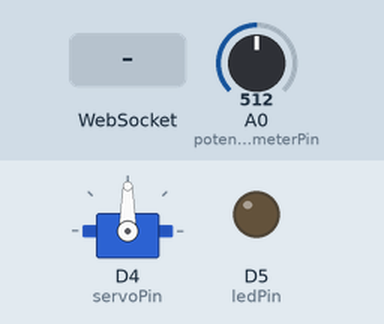
A sketch run on a simulated ESP8266 (NodeMCU). Shown: servo, output pins drawn as LEDs (lit = HIGH). The inputs (shaded band) are chosen by the test bench; at power-on: A0 (potentiometerPin) = 512. WiFi joins after 1.5 s; servers stay silent unless stated; what the sketch prints to the serial monitor is not drawn.

Above: at 2.7 s.
2.8 s: WebSocket text "ANGLE:" received
At 3.4 s:
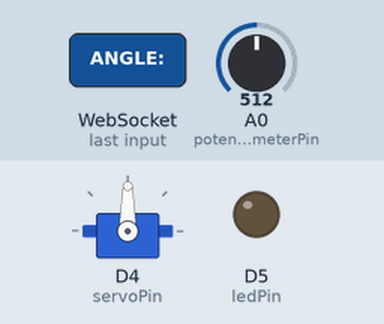
4.3 s: A0 (potentiometerPin) set to 716
At 5.5 s:
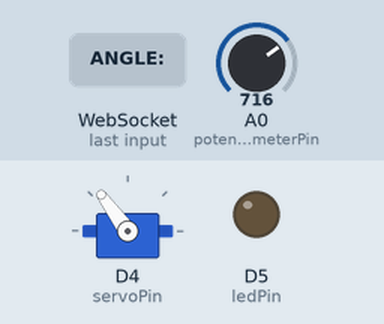
5.8 s: WebSocket text "LED_ON" received
At 7.0 s:
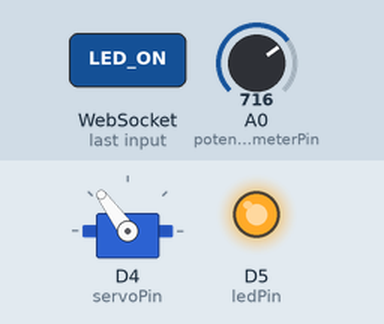
7.3 s: A0 (potentiometerPin) set to 900
At 8.5 s:
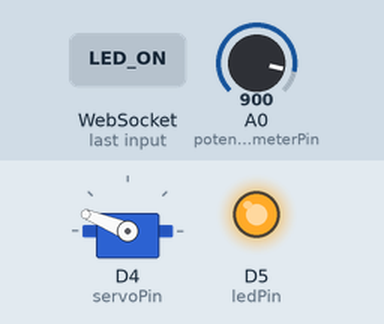
8.8 s: WebSocket text "LED_OFF" received
At 9.5 s:
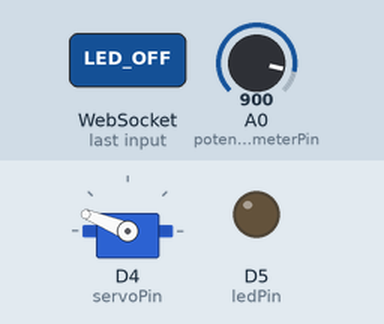
10.3 s: A0 (potentiometerPin) set to 1023
At 11.1 s:
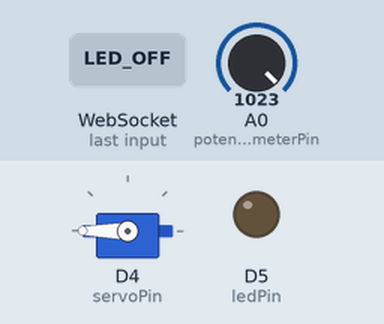
Timing chart, 0 to 12.8 s (numbered marks = the images above; inputs shaded):
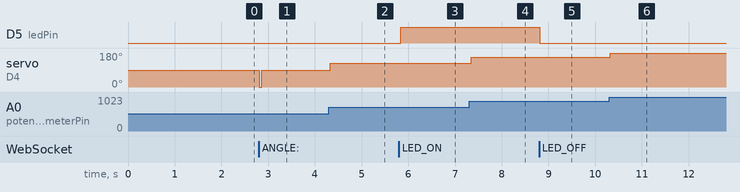

The sketch:

ESP32_Multiple_Sliders_Web_Server.ino
```cpp
#include <ESP8266WiFi.h>
#include <WebSocketsServer.h>
#include <Servo.h>

// Informations de connexion Wi-Fi
const char* ssid = ""; //PoleDeVinci_IFT
const char* password = "";  //*c.r4UV@VfPn_0

// Initialisation du serveur WebSocket et du servomoteur
WebSocketsServer webSocket = WebSocketsServer(80);  // Crée un serveur WebSocket qui écoute sur le port 80
Servo servo;                                        // Crée un objet servomoteur pour contrôler un servomoteur
const int servoPin = D4;                            // Définit la broche à laquelle le servomoteur est connecté
const int potentiometerPin = A0;                    // Définit la broche analogique à laquelle le potentiomètre est connecté (je ne pense pas l'utiliser)
const int ledPin = D5;                              // Broche à laquelle la LED est connectée
int currentAngle = 90;                              // Angle initial du servomoteur

void setup() {
  Serial.begin(115200);        // Initialise la communication série à un débit de 115200 bauds pour le débogage
  WiFi.begin(ssid, password);  // Connecte l'ESP8266 au réseau Wi-Fi spécifié
  // Boucle jusqu'à ce que l'ESP8266 soit connecté au Wi-Fi
  while (WiFi.status() != WL_CONNECTED) {
    delay(500);         // Attend 500ms entre chaque tentative de connexion
    Serial.print(".");  // Affiche un point pour indiquer la tentative de connexion
  }
  Serial.println("\nConnected to WiFi");  // Affiche un message une fois connecté au Wi-Fi
  Serial.print("IP address: ");
  Serial.println(WiFi.localIP());  // Affiche l'adresse IP obtenue par l'ESP8266

  // Configuration du servomoteur
  servo.attach(servoPin);     // Attache le servomoteur à la broche spécifiée (D4)
  servo.write(currentAngle);  // Positionne le servomoteur à l'angle initial de 90 degrés

  // Configuration de la LED
  pinMode(ledPin, OUTPUT);
  digitalWrite(ledPin, LOW);  // Assure que la LED est éteinte au démarrage

  // Démarrage du serveur WebSocket
  webSocket.begin();                    // Démarre le serveur WebSocket
  webSocket.onEvent(onWebSocketEvent);  // Associe la fonction 'onWebSocketEvent' pour gérer les événements WebSocket
}

// Fonction appelée pour gérer les événements WebSocket (connexion, déconnexion, messages)
void onWebSocketEvent(uint8_t num, WStype_t type, uint8_t* payload, size_t length) {
  // Vérifie le type d'événement WebSocket
  switch (type) {
    case WStype_DISCONNECTED:
      // Quand un client se déconnecte
      Serial.printf("[%u] Disconnected!\n", num);
      break;

    case WStype_CONNECTED:
      {
        // Quand un nouveau client se connecte
        IPAddress ip = webSocket.remoteIP(num);       // Obtient l'adresse IP du client connecté
        Serial.printf("[%u] Connection from ", num);  // Affiche l'identifiant du client
        Serial.println(ip.toString());                // Affiche l'adresse IP du client
      }
      break;

    case WStype_TEXT:
      {
        // Quand un message texte est reçu depuis un client WebSocket
        String message = String((char*)payload);         // Convertit le message reçu en chaîne de caractères
        Serial.printf("[%u] Text: %s\n", num, payload);  // Affiche le message reçu

        // Analyse de la commande reçue (ex: ANGLE:90)
        if (message.startsWith("ANGLE:")) {
          int angle = message.substring(6).toInt();  // Extrait la valeur de l'angle
          // Vérifie que l'angle est dans la plage autorisée (0 à 180)
          if (angle >= 0 && angle <= 180) {
            servo.write(angle);                                                // Déplace le servomoteur à l'angle spécifié
            currentAngle = angle;                                              // Met à jour la position actuelle du servomoteur
            Serial.printf("Déplacement du servomoteur à %d degrés\n", angle);  // Affiche l'angle atteint
          }
        }

        // Commande pour allumer la LED
        if (message == "LED_ON") {
          digitalWrite(ledPin, HIGH);  // Allume la LED
          Serial.println("LED allumée");
        }

        // Commande pour éteindre la LED
        if (message == "LED_OFF") {
          digitalWrite(ledPin, LOW);  // Éteint la LED
          Serial.println("LED éteinte");
        }
      }
      break;

    default:
      // Ne fait rien pour les autres types d'événements
      break;
  }
}

void loop() {
  // Lire la valeur du potentiomètre
  int potentiometerValue = analogRead(potentiometerPin);       // Lit la valeur analogique du potentiomètre (0 à 1023)
  int mappedAngle = map(potentiometerValue, 0, 1023, 0, 180);  // Convertit cette valeur en un angle entre 0 et 180 degrés

  // Si la position du servomoteur doit être mise à jour
  if (mappedAngle != currentAngle) {
    currentAngle = mappedAngle;  // Met à jour la variable de l'angle actuel
    servo.write(currentAngle);   // Déplace le servomoteur à la nouvelle position

    // Envoie la nouvelle position du servomoteur aux clients connectés via WebSocket
    String message = "ANGLE:" + String(currentAngle);  // Crée un message au format "ANGLE:<valeur>"
    webSocket.broadcastTXT(message);                   // Envoie le message à tous les clients connectés
  }

  // Gérer les connexions et messages WebSocket
  webSocket.loop();  // Traite les nouvelles connexions, déconnexions et messages WebSocket
  delay(50);         // Délai pour éviter de saturer le WebSocket avec trop de messages
}
```

Measured:
- after the input at 2.8 s, servo on D4 (servoPin): 90° → 0° at once, → 90° 0.05 s later
- after the input at 4.3 s, servo on D4 (servoPin): 90° → 126° at once
- after the input at 5.8 s, D5 (ledPin): LOW → HIGH at once
- after the input at 7.3 s, servo on D4 (servoPin): 126° → 158° after 0.05 s
- after the input at 8.8 s, D5 (ledPin): HIGH → LOW at once
- after the input at 10.3 s, servo on D4 (servoPin): 158° → 180° at once
